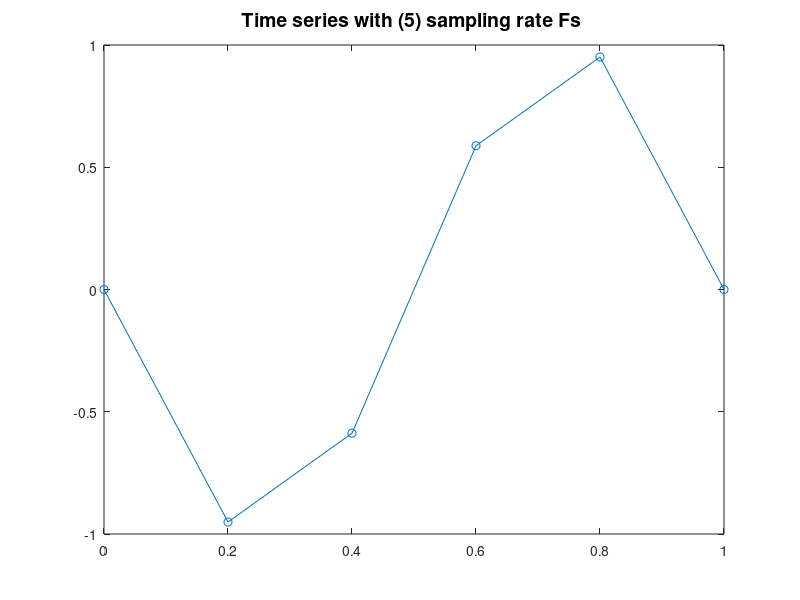

Reproduce this figure in MATLAB.
%
%Script 2.4
 
% equation  y(t) = sin(2*pi*f*t)
f=4;
Fs=input('sampling frequency_');  
Ts=1/Fs;
t=0:Ts:1;
[x1]=(sin(2*pi*f*t))';
plot(t,x1, 'o-');
title(sprintf('Time series with (%d) sampling rate Fs ',Fs),'FontSize',14) 

